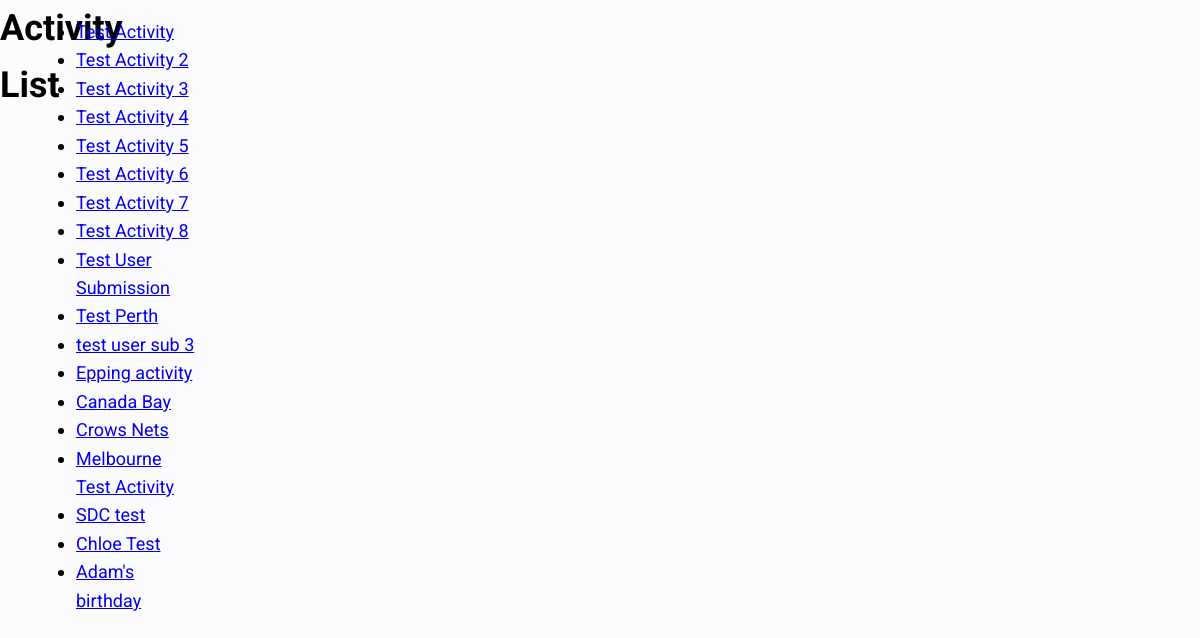
The page /activities/ on the database its author committed.
### radius/models.py (models this page shows, shortened)
class Activity(models.Model):
    name = models.CharField(max_length=200, help_text='Activity Name')
    description = models.TextField(help_text='Activity Description')
    address = models.CharField(max_length=200, help_text='Activity Address')
    tags = models.ManyToManyField(ActivityTags, help_text='Select Tags')
    id = models.UUIDField(primary_key=True, default=uuid.uuid4,
                          help_text='Activity Key')
    datetime = models.DateTimeField(default=datetime.datetime.now())
    longitude = models.FloatField(default=151.7420)
    latitude = models.FloatField(default=-33.871846)
    image = models.ImageField(upload_to='images/', default='noimage.jpg')
    def get_absolute_url(self):
        return reverse('activity-detail', args=[str(self.id)])

### radius/views.py (the view)
# urls.py: path('activities/', views.ActivityListView.as_view(), name='activities'),
class ActivityListView(generic.ListView):
    model = Activity

### radius/templates/radius/activity_list.html
{% extends "../base.html" %}
{% load static %}
{% block content %}
  <h1>Activity List</h1>
  {% if activity_list %}
  <ul>
    {% for activity in activity_list %}
      <li>
        <a href="{{ activity.get_absolute_url }}">{{ activity.name }}</a>
      </li>
    {% endfor %}
  </ul>
  {% else %}
    <p>Oh No</p>
  {% endif %}
{% endblock %}

### radius/templates/base.html (shortened to what this page needs)
{% load static %}
<!DOCTYPE html>
<html lang="en">
<head>
    <link rel='stylesheet' href='https://api.mapbox.com/mapbox-gl-js/plugins/mapbox-gl-geocoder/v4.7.0/mapbox-gl-geocoder.css' type='text/css'/>
    <link href='https://api.tiles.mapbox.com/mapbox-gl-js/v2.5.0/mapbox-gl.css' rel='stylesheet'/>
    <link rel="stylesheet" href="{% static 'css/style.css' %}">
    <link rel="stylesheet" href="https://cdnjs.cloudflare.com/ajax/libs/font-awesome/5.15.3/css/all.min.css">
</head>
<body>
    <div class="grid-main">
    {% block content %} {% endblock %}
    </div>
</body>
</html>

### radiusproject/static/css/style.css (style rules this page uses)
*, *::before, *::after { box-sizing: border-box; }
:root { --clr-darkGreen: #5EAE66; --clr-lightGreen: #AFDEB4; --clr-green2:#C5ED97; --clr-lightGreen2:#E9FFD0; --clr-text: #000; --clr-grey1: #DBDBE9; --clr-grey2:#F1F1FA; --clr-grey3:#FCFCFF; }
body { background-color: var(--clr-grey3); color: var(--clr-text); font-family: 'Roboto', sans-serif; font-weight: 400; line-height: 1.58; font-size: 14px; padding: 5px, 5px, 5px; min-height:calc(100vh - 2 * 12px); }
html { min-height:100vh; }
h1 { font-weight: bold; margin: 0; }
* { box-sizing: border-box; }
@media (min-width: 641px) { body { margin:0px; font-size:16px; } }
@media (min-width: 641px) { .grid-main { display: grid; grid-template-columns: minmax(1em, 1fr) minmax(5rem,10rem) repeat(2, minmax(10rem, 35rem)) minmax(1em, 1fr); gap: 1em; position: relative; } }
@media (min-width: 1008px) { body { font-size:18px; } }

### rows shown on the page
Activity: name "Test Activity"
Activity: name "Test Activity 2"
Activity: name "Test Activity 3"
Activity: name "Test Activity 4"
Activity: name "Test Activity 5"
Activity: name "Test Activity 6"
Activity: name "Test Activity 7"
Activity: name "Test Activity 8"
Activity: name "Test User Submission"
Activity: name "Test Perth"
Activity: name "test user sub 3"
Activity: name "Epping activity"
Activity: name "Canada Bay"
Activity: name "Crows Nets"
Activity: name "Melbourne Test Activity"
Activity: name "SDC test"
Activity: name "Chloe Test"
Activity: name "Adam's birthday"
